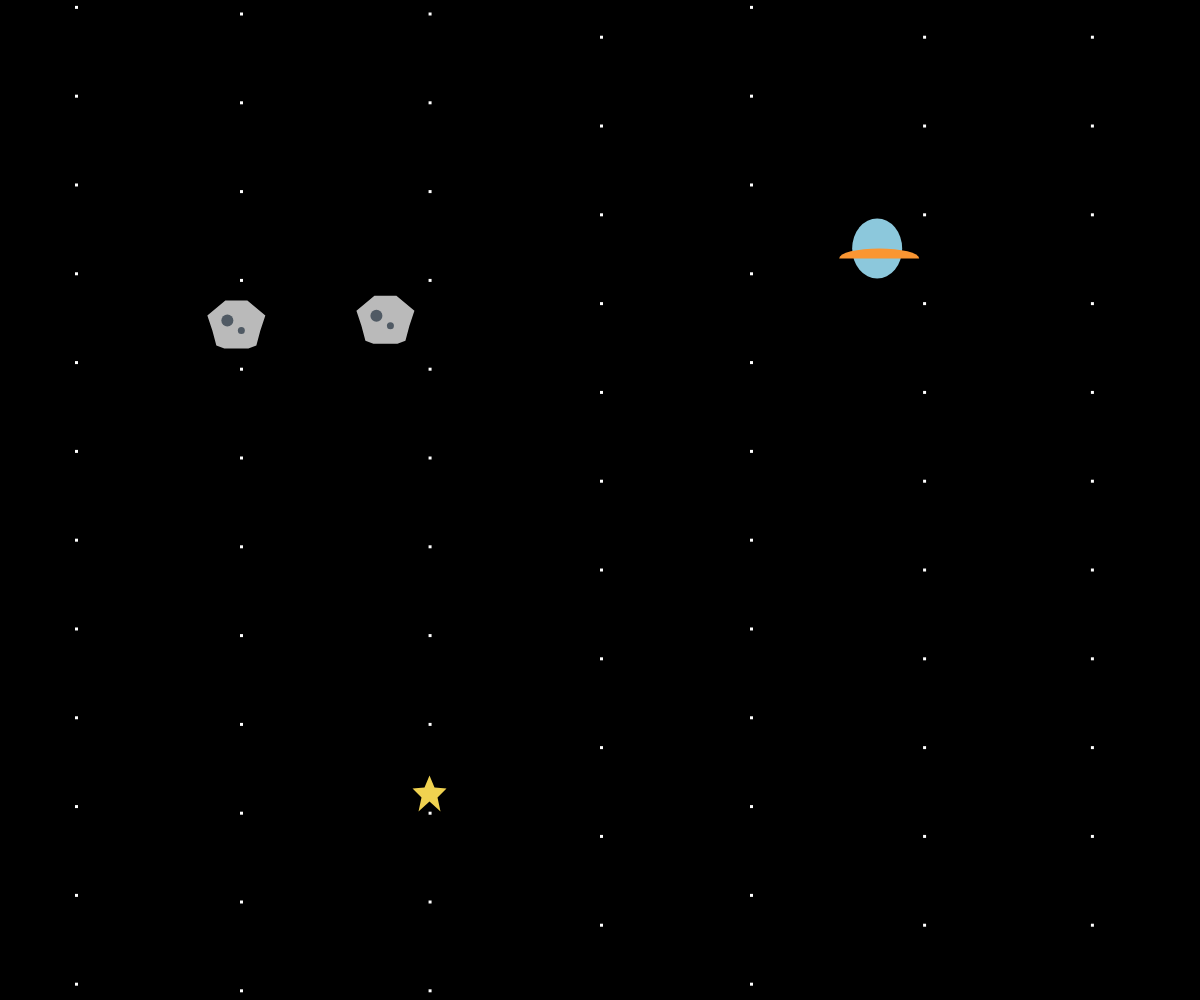
Frame 1 (no input)
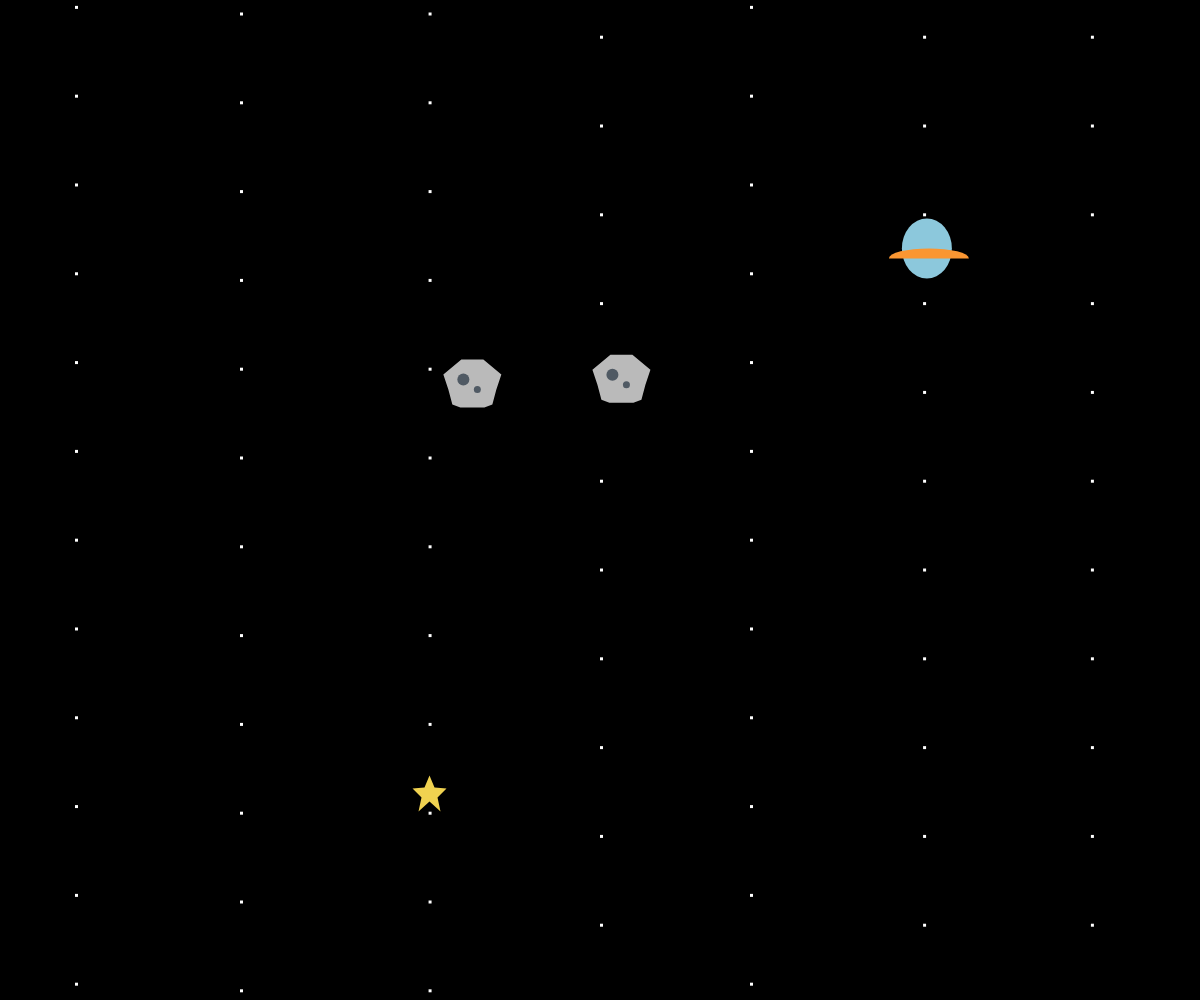
Frame 60 (no input)
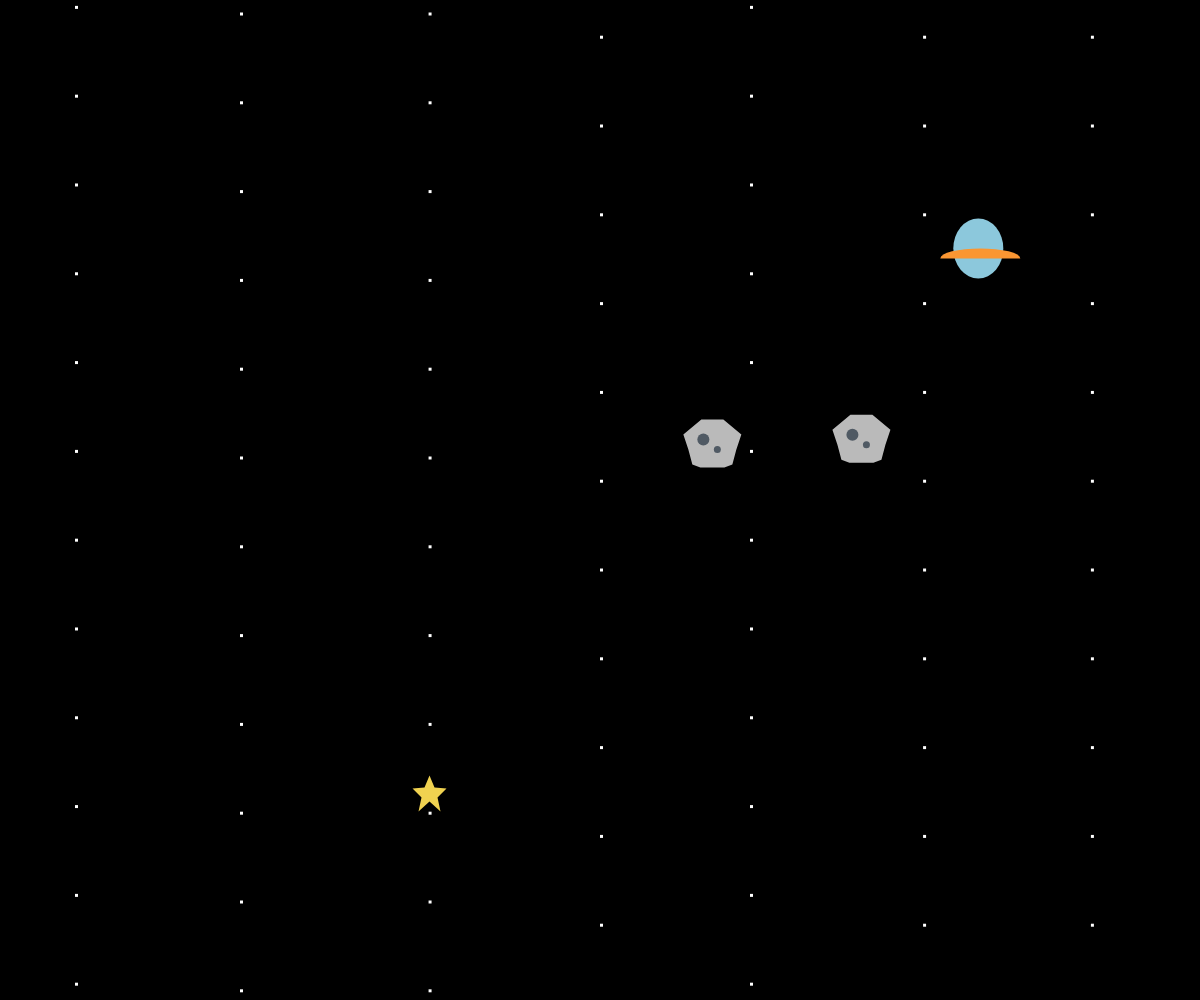
Frame 120 (the mouse pressed at the canvas centre since frame 60)

The p5.js sketch that drew these frames (run headless with seeded random() and noise() and a simulated clock; from frame 60 on, the mouse is pressed at the canvas centre):

// p5.js sketch
// ── sketch.js
//Nave
var b;
//Estrella
var c;
//Asteroide
var a;
//Asteroide2
var a;

function setup() {
  createCanvas(windowWidth, windowHeight);
  b = new bola();
  c = new comida();
  a = new Asteroide();
  a2 = new Asteroide2();
}

function draw() {
  background(0, 0, 0);
  //Estrellas de fondo
  for(var numCuad2 = 0;numCuad2 < 5; numCuad2 = numCuad2+ 0.4) {
    noStroke();
    fill(255);
    rect(width/1.1,222*numCuad2+height/28,3,3);
    rect(width/1.6,222*numCuad2+height/170,3,3);
    rect(width/2.8,222*numCuad2+height/80,3,3);
    rect(width/5,222*numCuad2+height/80,3,3);
    rect(width/2,222*numCuad2+height/28,3,3);
    rect(width/1.3,222*numCuad2+height/28,3,3);
    rect(width/16,222*numCuad2+height/170,3,3);}

  b.dibujarse();
  b.moverse();
  c.dibujarse();
  a.dibujarse();
  a.moverse();
  a2.dibujarse();
  a2.moverse();

  //Interacción nave-asteroides
  if (dist(a.x, a.y, b.x, b.y)  < 37) {
          b.morir();}
    else if (dist(a2.x, a2.y, b.x, b.y)  < 37) {
          b.morir();}
  //Interacción nave-estrella   
  if (dist(b.x, b.y, c.x, c.y) < 37) {
    c.morir();}
}

 //Nave
function bola() {
  this.tam = windowWidth / 12;
  this.x = random(0, width); 
  this.y = random(0, width);
  this.velx = 0;
  this.vely = 0;
  
  this.dibujarse = function() {
   noStroke();
   fill(140,200,220);
   ellipse(this.x+20, this.y, 50,60);
   fill(250,150,50);
   arc(this.x+22,this.y+10,80,20,PI, TWO_PI);}
   
  this.moverse = function() {
    this.x = this.x + this.velx;
    this.y = this.y + this.vely;
    this.vely = map(rotationX, -90, 90, -3, 3);
    this.velx = map(rotationY, -90, 50, -3, 3);
    this.x = constrain(this.x, this.tam / 2, width - this.tam / 2);
    this.y = constrain(this.y, this.tam / 2, height - this.tam / 2);}
  
  this.morir = function() {
  this.x = random(width); 
  this.y = random(height);}
}
 //Estrella
function comida() {
  this.tam = random(10, windowWidth / 10);
  this.x = random(this.tam / 2, width - this.tam / 2);
  this.y = random(this.tam / 2, height - this.tam / 2);

  this.dibujarse = function() {
    noStroke();
    fill(240,210,80);
    beginShape();
    vertex(this.x, this.y);
    vertex(this.x + 5, this.y + 12);
    vertex(this.x + 17, this.y + 13);
    vertex(this.x + 8, this.y + 22);
    vertex(this.x + 11, this.y + 36);
    vertex(this.x, this.y + 26);
    vertex(this.x -11, this.y + 36);
    vertex(this.x - 8, this.y +22);
    vertex(this.x -17, this.y +13);
    vertex(this.x -5, this.y +12);
    endShape(CLOSE);}
  
  this.morir = function() {
    this.x = random(this.tam / 2, width - this.tam / 2);
    this.y = random(this.tam / 2, height - this.tam / 2);}
}
 //Asteroide1
function Asteroide() {
  this.x = random(0, width); 
  this.y = random(height/4, height/2);
  this.dirX = 1;
  this.dirY = 1;

  this.dibujarse = function() {
    noStroke();
    fill(186, 186, 186);
    beginShape();
    vertex(this.x, this.y);
    vertex(this.x + 5, this.y + 15);
    vertex(this.x + 9, this.y + 30);
    vertex(this.x + 17, this.y + 33);
    vertex(this.x + 41, this.y + 33);
    vertex(this.x + 49, this.y + 30);
    vertex(this.x + 53, this.y + 15);
    vertex(this.x + 58, this.y);
    vertex(this.x + 40, this.y - 15);
    vertex(this.x + 18, this.y - 15);
    endShape(CLOSE);

    fill(80,90,100);
    ellipse(this.x + 20, this.y + 5, 12, 12);
    ellipse(this.x + 34, this.y + 15, 7, 7);}

  this.moverse = function() {
    if (this.x >= width || this.x <= 0) {
      this.dirX = -this.dirX;
      this.x = this.x + (this.dirX*4);}
    if (this.y >= width || this.y <= 0) {
      this.dirY = -this.dirY;
      this.y = this.y + (this.dirY*4);}

    this.x = this.x + (this.dirX* (0, 4));
    this.y = this.y + (this.dirY* (0, 1));}
}
  //Asteroide2
function Asteroide2() {
  this.x = random(0, width); 
  this.y = random(height/4, height/2);
  this.dirX = 1;
  this.dirY = 1;

  this.dibujarse = function() {
    noStroke();
    fill(186, 186, 186);
    beginShape();
    vertex(this.x, this.y);
    vertex(this.x + 5, this.y + 15);
    vertex(this.x + 9, this.y + 30);
    vertex(this.x + 17, this.y + 33);
    vertex(this.x + 41, this.y + 33);
    vertex(this.x + 49, this.y + 30);
    vertex(this.x + 53, this.y + 15);
    vertex(this.x + 58, this.y);
    vertex(this.x + 40, this.y - 15);
    vertex(this.x + 18, this.y - 15);
    endShape(CLOSE);

    fill(80,90,100);
    ellipse(this.x + 20, this.y + 5, 12, 12);
    ellipse(this.x + 34, this.y + 15, 7, 7);}

  this.moverse = function() {
    if (this.x >= width || this.x <= 0) {
      this.dirX = -this.dirX;
      this.x = this.x + (this.dirX*4);}
    if (this.y >= width || this.y <= 0) {
      this.dirY = -this.dirY;
      this.y = this.y + (this.dirY*4);}

    this.x = this.x + (this.dirX* (0, 4));
    this.y = this.y + (this.dirY* (0, 1));}
}
